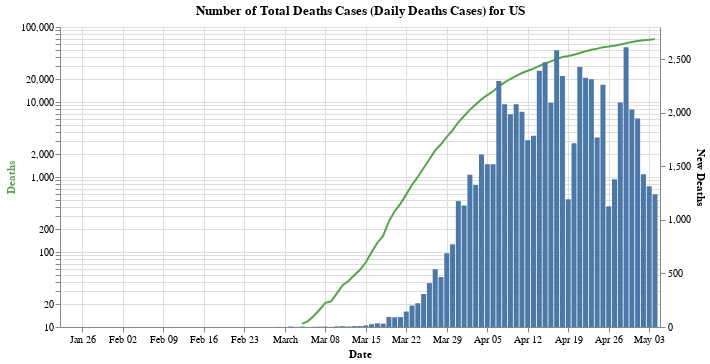

This figure's notebook cell:
### Code cell
#hide_input
_new_bar = alt.Chart(df_country_cases).mark_bar().encode(
    alt.X('Date:T'),
    alt.Y('New Deaths:Q'),
    tooltip = list(df_country_cases)
)

_total_line = alt.Chart(df_country_cases[df_country_cases['Deaths'] > 10]).mark_line(color='#57A44C').encode(
    alt.X('Date:T'),
    alt.Y('Deaths:Q', axis=alt.Axis(titleColor='#57A44C'), scale=alt.Scale(type='log')),
    tooltip = list(df_country_cases)
)

alt.layer(_total_line, _new_bar).properties(
    width = 600,
    title = f'Number of Total Deaths Cases (Daily Deaths Cases) for {country}'
).resolve_scale(y='independent')
